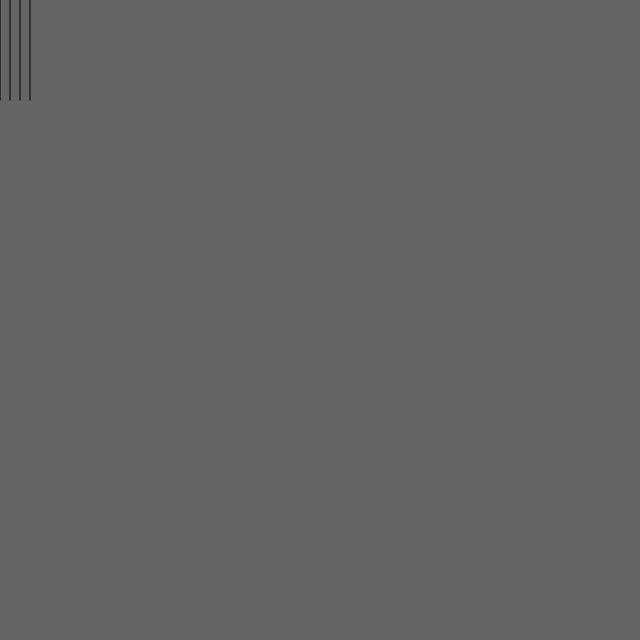
Frame 1 (no input)
Frame 60 (no input): identical to frame 1, image omitted
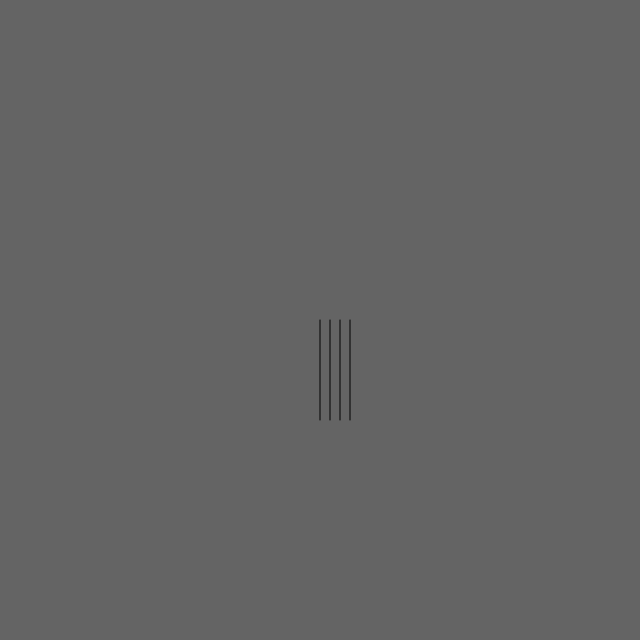
Frame 120 (the mouse pressed at the canvas centre since frame 60)

The p5.js sketch that drew these frames (run headless with seeded random() and noise() and a simulated clock; from frame 60 on, the mouse is pressed at the canvas centre):

// p5.js sketch
// ── sketch.js
function setup() {
  createCanvas(640, 640);
  noStroke();

}

function draw() {
  stroke(0);
  // 1
  background(100);
  line (mouseX, mouseY, mouseX , mouseY + 100);
  line (mouseX + 10, mouseY, mouseX + 10, mouseY + 100);
  line (mouseX + 20, mouseY, mouseX + 20, mouseY + 100);
  line (mouseX + 30, mouseY, mouseX + 30, mouseY + 100);

  // 2
  /*background(100);
  line (mouseX, mouseY, mouseX , mouseY + 100);
  line (mouseX + 10, mouseY, pmouseX + 10, pmouseY + 100);
  line (mouseX + 20, mouseY, pmouseX + 20, pmouseY + 100);
  line (mouseX + 30, mouseY, pmouseX + 30, pmouseY + 100);*/

  // 3
  /*strokeWeight(abs(mouseX - pmouseX));
  stroke(abs(mouseX - pmouseX)*3);
  line (mouseX, mouseY, pmouseX, pmouseY);*/

}
